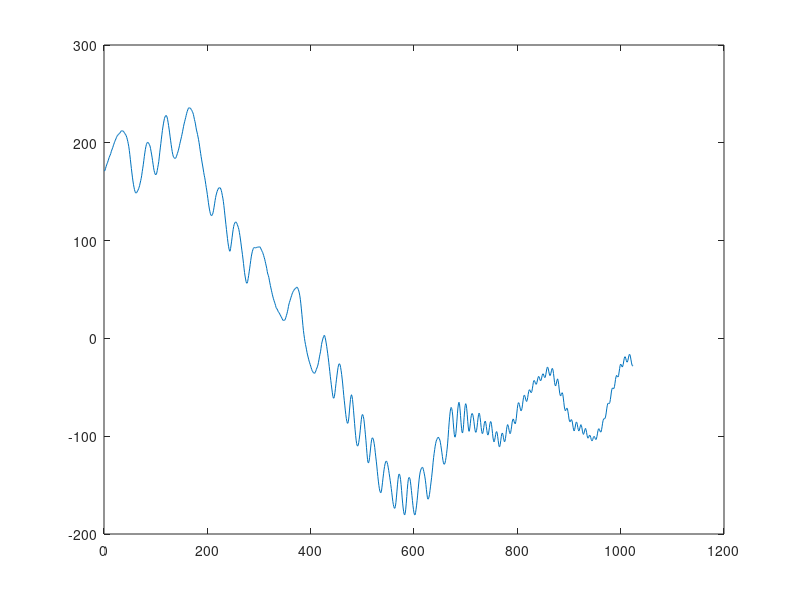

This figure's MATLAB source: (Note: this script raises an error after producing the figure.)
clc; 
clear all
close all
%% Input Parameter

win_len=32; % Window Length
NIMF=10;     % IMFs to consider
Np=36;       % No of consecutive iterations that must detect for the detection to hold
N_mon=10;     
sigL = 12;

%% Select Pfa using a decaying function e^(-k+1). 

% opt_Pfa=[1 0.6 0.1 0.05 0.01 0.005 0.001 0.001 0.0005 0.0001];
opt_Pfa = (1/2.71).^(0:NIMF-1);
% opt_Pfa =[1 0.5 0.2 0.05 0.01 0.005 0.001 0.0005 0.0001 0.00001];

%% Input Signal
disp('Enter 1 for Blocks; 2 for Bumps; 3 for Heavy Sine; 4 for Doppler;');
disp('5 for Sofar; 6 for Tai Chi and 7 to denoise the Raw ECG signal');
sig = input('Enter you choice =: ');

if sig == 1
    a = wnoise(sig,sigL)';
elseif sig == 2
    a = wnoise(sig,sigL)';
elseif sig == 3
    a = wnoise(sig,sigL)';
elseif sig == 4
    a = wnoise(sig,sigL)';
elseif sig == 5
         load sofar.mat;
    a = imresize(x,[1024,1]);
elseif sig == 6
    load taichi.mat;
    a = imresize(taichi_final(:,2),[1024,1]);
elseif sig == 7
    load ECGsig.mat;
    a=noisy(1:2000);
    a1=orig(1:2000);
end
figure;plot(a);

%% Generating the noisy signal for given input SNR

if (sig~=7)
iSNR=input('Enter your choice of input SNR =: ');
else
    iSNR= 20;
end
if(iSNR<=0)
    SNRii=0;
else
    SNRii=iSNR;
end
%%%%%%%%%%%%%%%%%% SNR = -2db
        sigma=0.1+(0.3/(SNRii+1));
 x = -1/2:1/((win_len)-1):1/2;
g = exp( -(x.^2)/(2*sigma^2) );
g = g / sum(sum(g));

snri = iSNR;
f=awgn(a,snri,'measured'); 

%% Proposed Approach

[imf rec y]=Prop_VMD_CVM(a,f,win_len,NIMF,opt_Pfa,Np); % Proposed denoising algorithm

y1 = conv (y, g, 'same'); % Post Processing

%% Computing Performance measures and plotting the denoised signal

osnry=snr(a,y);
osnry1=snr(a,y1);
if osnry < osnry1
    osnry=osnry1;
    y = y1;
end
oSNR=osnry
figure;
plot(a);hold on
plot(y);